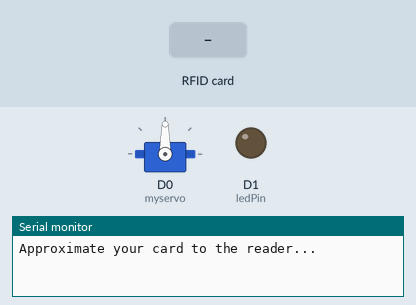
This sketch was run on a simulated ESP8266 (NodeMCU). On the bench: servo, output pins drawn as LEDs (lit = HIGH), the last lines printed to the serial monitor. Inputs (shaded band) come from the test bench.

Above: at 1.2 s.
1.3 s: RFID card 43 09 4C 63 held to the reader
At 2.4 s:
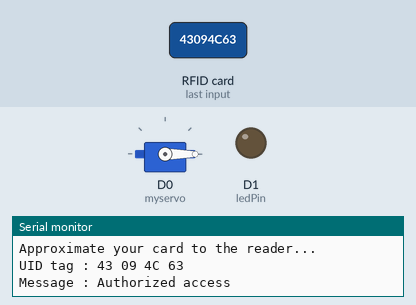
2.8 s: RFID card 5E 7A 19 C4 held to the reader
At 3.9 s:
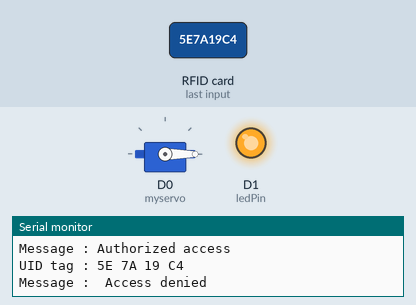
Timing chart, 0 to 5.8 s (numbered marks = the images above; inputs shaded):
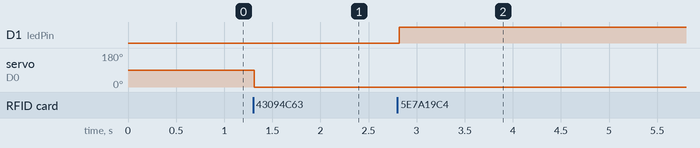

Measured:
- after the input at 1.3 s, servo on D0 (myservo): 90° → 0° at once
- after the input at 2.8 s, D1 (ledPin): LOW → HIGH at once

The sketch:

SamundraIOT.ino
```cpp
#include <SPI.h>
#include <MFRC522.h>
#include <ESP8266WiFi.h>
#include <Servo.h>


#define SS_PIN D4
#define RST_PIN D3
bool ledOn;
MFRC522 mfrc522(SS_PIN, RST_PIN);   // Create MFRC522 instance.
Servo myservo;
int pos = 0;
const int ledPin = D1;

void setup()
{
  Serial.begin(9600);   // Initiate a serial communication
  myservo.attach(D0);
  pinMode(ledPin, OUTPUT);
  SPI.begin();      // Initiate  SPI bus
  mfrc522.PCD_Init();   // Initiate MFRC522
  Serial.println("Approximate your card to the reader...");
  Serial.println();

}
void loop()
{
  // Look for new cards
  if ( ! mfrc522.PICC_IsNewCardPresent())
  {
    return;
  }
  // Select one of the cards
  if ( ! mfrc522.PICC_ReadCardSerial())
  {
    return;
  }
  //Show UID on serial monitor
  Serial.print("UID tag :");
  String content= "";
  byte letter;
  for (byte i = 0; i < mfrc522.uid.size; i++)
  {
     Serial.print(mfrc522.uid.uidByte[i] < 0x10 ? " 0" : " ");
     Serial.print(mfrc522.uid.uidByte[i], HEX);
     content.concat(String(mfrc522.uid.uidByte[i] < 0x10 ? " 0" : " "));
     content.concat(String(mfrc522.uid.uidByte[i], HEX));
  }
  Serial.println();
  Serial.print("Message : ");
  content.toUpperCase();
  if (content.substring(1) == "43 09 4C 63") //change here the UID of the card/cards that you want to give access
  {
    Serial.println("Authorized access");
    digitalWrite(ledPin, LOW);
     ledOn = false;
    Serial.println();
    for (pos = 90; pos >= 0; pos -= 1) { // goes from 180 degrees to 0 degrees
    myservo.write(pos);    // tell servo to go to position in variable 'pos'

}
  }

 else   {
    Serial.println(" Access denied");
    digitalWrite(ledPin, HIGH);
     ledOn = true;
    delay(3000);
  }
}
```
